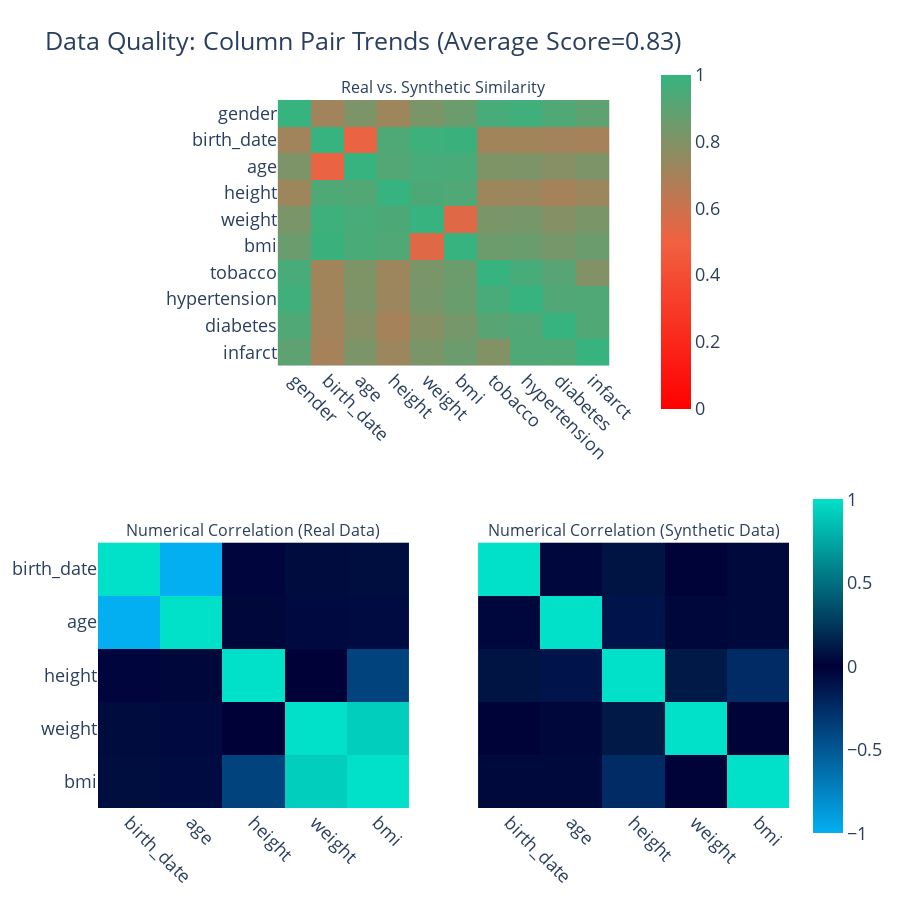

Write notebook code for a chart like this one.
### Code cell
report.get_visualization(property_name='Column Pair Trends')

### Figure 1 — Plotly figure (JSON) as saved in the notebook; plotly's stock layout.template omitted (floating-point values rounded to 4 significant figures)
{"data": [{"coloraxis": "coloraxis", "hovertemplate": "<b>Column Pair</b><br>(%{x},%{y})<br><br>Similarity: %{z}<extra></extra>", "type": "heatmap", "x": ["gender", "birth_date", "age", "height", "weight", "bmi", "tobacco", "hypertension", "diabetes", "infarct"], "xaxis": "x", "y": ["gender", "birth_date", "age", "height", "weight", "bmi", "tobacco", "hypertension", "diabetes", "infarct"], "yaxis": "y", "z": [[1, 0.713, 0.814, 0.724, 0.818, 0.862, 0.955, 0.974, 0.934, 0.894], [0.713, 1, 0.519, 0.937, 0.98, 0.988, 0.711, 0.711, 0.71, 0.703], [0.814, 0.519, 1, 0.924, 0.955, 0.949, 0.807, 0.814, 0.785, 0.814], [0.724, 0.937, 0.924, 1, 0.942, 0.933, 0.725, 0.727, 0.701, 0.726], [0.818, 0.98, 0.955, 0.942, 1, 0.547, 0.817, 0.826, 0.788, 0.818], [0.862, 0.988, 0.949, 0.933, 0.547, 1, 0.856, 0.863, 0.832, 0.858], [0.955, 0.711, 0.807, 0.725, 0.817, 0.856, 1, 0.955, 0.909, 0.796], [0.974, 0.711, 0.814, 0.727, 0.826, 0.863, 0.955, 1, 0.929, 0.932], [0.934, 0.71, 0.785, 0.701, 0.788, 0.832, 0.909, 0.929, 1, 0.93], [0.894, 0.703, 0.814, 0.726, 0.818, 0.858, 0.796, 0.932, 0.93, 1]]}, {"coloraxis": "coloraxis2", "customdata": [[1, -0.038, 0.089, 0.014, 0.039], [-0.038, 1, -0.114, 0.036, 0.039], [0.089, -0.114, 1, 0.113, -0.247], [0.014, 0.036, 0.113, 1, 0.012], [0.039, 0.039, -0.247, 0.012, 1]], "hovertemplate": "<b>Correlation</b><br>(%{x},%{y})<br><br>Synthetic: %{z}<br>(vs. Real: %{customdata})<extra></extra>", "type": "heatmap", "x": ["birth_date", "age", "height", "weight", "bmi"], "xaxis": "x2", "y": ["birth_date", "age", "height", "weight", "bmi"], "yaxis": "y2", "z": [[1, -1, -0.036, 0.055, 0.062], [-1, 1, 0.037, -0.055, -0.062], [-0.036, 0.037, 1, -0.003, -0.381], [0.055, -0.055, -0.003, 1, 0.919], [0.062, -0.062, -0.381, 0.919, 1]]}, {"coloraxis": "coloraxis2", "customdata": [[1, -1, -0.036, 0.055, 0.062], [-1, 1, 0.037, -0.055, -0.062], [-0.036, 0.037, 1, -0.003, -0.381], [0.055, -0.055, -0.003, 1, 0.919], [0.062, -0.062, -0.381, 0.919, 1]], "hovertemplate": "<b>Correlation</b><br>(%{x},%{y})<br><br>Synthetic: %{z}<br>(vs. Real: %{customdata})<extra></extra>", "type": "heatmap", "x": ["birth_date", "age", "height", "weight", "bmi"], "xaxis": "x3", "y": ["birth_date", "age", "height", "weight", "bmi"], "yaxis": "y3", "z": [[1, -0.038, 0.089, 0.014, 0.039], [-0.038, 1, -0.114, 0.036, 0.039], [0.089, -0.114, 1, 0.113, -0.247], [0.014, 0.036, 0.113, 1, 0.012], [0.039, 0.039, -0.247, 0.012, 1]]}], "layout": {"annotations": [{"font": {"size": 16}, "showarrow": false, "text": "Real vs. Synthetic Similarity", "x": 0.5, "xanchor": "center", "xref": "paper", "y": 1, "yanchor": "bottom", "yref": "paper"}, {"font": {"size": 16}, "showarrow": false, "text": "Numerical Correlation (Real Data)", "x": 0.225, "xanchor": "center", "xref": "paper", "y": 0.375, "yanchor": "bottom", "yref": "paper"}, {"font": {"size": 16}, "showarrow": false, "text": "Numerical Correlation (Synthetic Data)", "x": 0.775, "xanchor": "center", "xref": "paper", "y": 0.375, "yanchor": "bottom", "yref": "paper"}], "coloraxis": {"cmax": 1, "cmin": 0, "colorbar": {"len": 0.5, "x": 0.8, "y": 0.8}, "colorscale": [[0, "#FF0000"], [0.5, "#F16141"], [1, "#36B37E"]]}, "coloraxis2": {"cmax": 1, "cmin": -1, "colorbar": {"len": 0.5, "y": 0.2}, "colorscale": [[0, "#03AFF1"], [0.5, "#000036"], [1, "#01E0C9"]]}, "font": {"size": 18}, "height": 900, "title": {"text": "Data Quality: Column Pair Trends (Average Score=0.83)"}, "width": 900, "xaxis": {"anchor": "y", "domain": [0.26, 0.74], "tickangle": 45}, "xaxis2": {"anchor": "y2", "domain": [0, 0.45], "tickangle": 45}, "xaxis3": {"anchor": "y3", "domain": [0.55, 1], "matches": "x2", "tickangle": 45}, "yaxis": {"anchor": "x", "autorange": "reversed", "domain": [0.625, 1]}, "yaxis2": {"anchor": "x2", "autorange": "reversed", "domain": [0, 0.375]}, "yaxis3": {"anchor": "x3", "autorange": "reversed", "domain": [0, 0.375], "matches": "y2", "visible": false}}}
